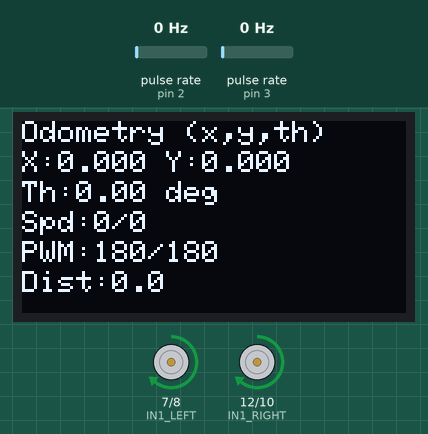
Bench run of a sketch on a simulated Arduino Uno, built with avr-gcc and run on an emulated ATmega328P. Parts: 128×64 one-colour display, motor-driver pin pairs drawn as motors (green arrow = first pin HIGH = forward, orange = second pin HIGH = backward, longer = more drive, scaled by the enable pin). Wiring (inferred from the names in the program): 2 × pulse sensor: data pin 2 / data pin 3. Inputs (shaded band) come from the test bench; at power-on: pulse rate (sensors on pin 2, pin 3) 0 Hz.

Above: at 1.2 s.
1.3 s: pulse rate (sensor on pin 2) set to 2 Hz
At 1.89 s:
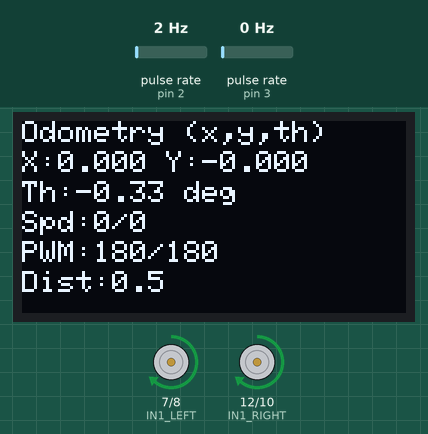
3.6 s: pulse rate (sensor on pin 3) set to 4 Hz
At 3.91 s:
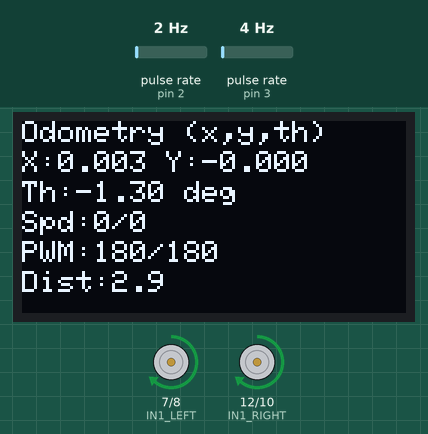
5.2 s: pulse rate (sensor on pin 2) set to 4 Hz
At 5.89 s:
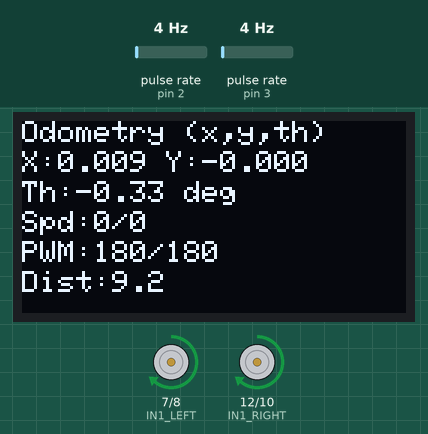
6.9 s: pulse rate (sensor on pin 3) set to 50 Hz
8.6 s: pulse rate (sensor on pin 2) set to 50 Hz
At 9.6 s:
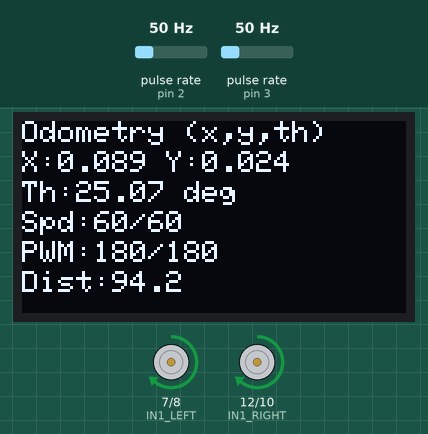
10.3 s: pulse rate (sensor on pin 3) set to 100 Hz
At 23.5 s:
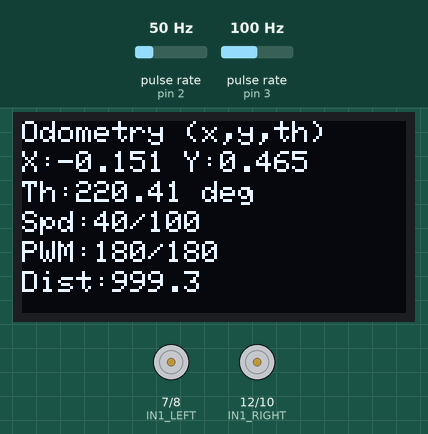
Timing chart, 0 to 23.8 s (numbered marks = the images above; inputs shaded):
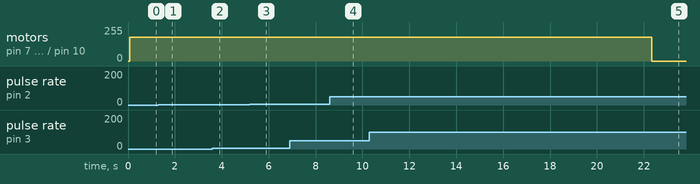

Measured:
- the behaviour switches between 0 and 1 Hz on pulse rate (sensor on pin 2) (found by bisection; images 0 and 1)
- after the input at 1.3 s, the display: first changes after 0.32 s (image 1 shows a later state)
- after the input at 10.3 s, motor on pin 7 (IN1_LEFT) / pin 8 (IN2_LEFT), motor on pin 12 (IN1_RIGHT) / pin 10 (IN2_RIGHT): forward 180/255 → stopped after 12.0 s
- what the display in image 1 shows lasts 0.4 s, from 1.7 s to 2.1 s

The sketch:

11_Car-3_Robot_Odometry_V1.ino
```cpp
#include <Wire.h>
#include <Adafruit_GFX.h>
#include <Adafruit_SSD1306.h>
#include <math.h>

// ================= MOTOR PINS =================
// Left motor
#define ENCA_LEFT  2
#define PWM_LEFT   6
#define IN1_LEFT   7
#define IN2_LEFT   8

// Right motor
#define ENCA_RIGHT 3
#define PWM_RIGHT  11
#define IN1_RIGHT  12
#define IN2_RIGHT  10

// ================= OLED =================
#define SCREEN_WIDTH 128
#define SCREEN_HEIGHT 64
Adafruit_SSD1306 display(SCREEN_WIDTH, SCREEN_HEIGHT, &Wire, -1);

// ================= ENCODERS =================
volatile long leftTicks = 0;
volatile long rightTicks = 0;

void ISR_left()  { leftTicks++; }
void ISR_right() { rightTicks++; }

// ================= ROBOT CONSTANTS =================
const float MM_PER_TICK = 0.966;     // calibrated
const float WHEELBASE_MM = 170.0;    // given
const float TARGET_DISTANCE_MM = 1000.0;

// ================= SPEED PI =================
const unsigned long PID_INTERVAL_MS = 50;

// Speeds in ticks/sec
const float CRUISE_SPEED = 320.0;
const float SLOW_SPEED   = 160.0;
const float SLOW_ZONE_MM = 60.0;

// PI gains
const float KP = 0.8;
const float KI = 0.25;

// Speed synchronisation gain
const float K_SYNC = 0.35; // trial & error

// PWM limits
const int PWM_MIN = 80;
const int PWM_MAX = 180;

// ================= STATE =================
// Speed control
float measSpeedL = 0, measSpeedR = 0;
float targetSpeedL = 0, targetSpeedR = 0;
float intL = 0, intR = 0;
int pwmL = 100, pwmR = 100;

// Encoder bookkeeping
long lastTicksL = 0, lastTicksR = 0;
unsigned long lastPIDTime = 0;

// ================= ODOMETRY STATE =================
float x_mm = 0.0;
float y_mm = 0.0;
float theta = 0.0;   // radians

// ================= HELPERS =================
void setMotor(int pwmPin, int in1, int in2, int pwm) {
  pwm = constrain(pwm, 0, 255);
  digitalWrite(in1, HIGH);
  digitalWrite(in2, LOW);
  analogWrite(pwmPin, pwm);
}

void brakeMotors() {
  digitalWrite(IN1_LEFT, HIGH);
  digitalWrite(IN2_LEFT, HIGH);
  digitalWrite(IN1_RIGHT, HIGH);
  digitalWrite(IN2_RIGHT, HIGH);
  analogWrite(PWM_LEFT, 0);
  analogWrite(PWM_RIGHT, 0);
}

void coastMotors() {
  digitalWrite(IN1_LEFT, LOW);
  digitalWrite(IN2_LEFT, LOW);
  digitalWrite(IN1_RIGHT, LOW);
  digitalWrite(IN2_RIGHT, LOW);
  analogWrite(PWM_LEFT, 0);
  analogWrite(PWM_RIGHT, 0);
}

// ================= SETUP =================
void setup() {
  Serial.begin(9600);

  pinMode(IN1_LEFT, OUTPUT);
  pinMode(IN2_LEFT, OUTPUT);
  pinMode(PWM_LEFT, OUTPUT);

  pinMode(IN1_RIGHT, OUTPUT);
  pinMode(IN2_RIGHT, OUTPUT);
  pinMode(PWM_RIGHT, OUTPUT);

  pinMode(ENCA_LEFT, INPUT_PULLUP);
  pinMode(ENCA_RIGHT, INPUT_PULLUP);

  attachInterrupt(digitalPinToInterrupt(ENCA_LEFT), ISR_left, RISING);
  attachInterrupt(digitalPinToInterrupt(ENCA_RIGHT), ISR_right, RISING);

  display.begin(SSD1306_SWITCHCAPVCC, 0x3C);
  display.clearDisplay();
  display.setTextSize(1);
  display.setTextColor(SSD1306_WHITE);

  leftTicks = rightTicks = 0;
  lastPIDTime = millis();
}

// ================= LOOP =================
void loop() {

  unsigned long now = millis();
  if (now - lastPIDTime < PID_INTERVAL_MS) return;

  float dt = (now - lastPIDTime) / 1000.0;
  lastPIDTime = now;

  long lTicks, rTicks;
  noInterrupts();
  lTicks = leftTicks;
  rTicks = rightTicks;
  interrupts();

  long dL_ticks = lTicks - lastTicksL;
  long dR_ticks = rTicks - lastTicksR;
  lastTicksL = lTicks;
  lastTicksR = rTicks;

  // ================= SPEED MEASUREMENT =================
  measSpeedL = dL_ticks / dt;
  measSpeedR = dR_ticks / dt;

  // ================= ODOMETRY =================
  float dSL = dL_ticks * MM_PER_TICK;
  float dSR = dR_ticks * MM_PER_TICK;

  float dS  = (dSL + dSR) * 0.5;
  float dTh = (dSR - dSL) / WHEELBASE_MM;

  x_mm += dS * cos(theta + dTh * 0.5);
  y_mm += dS * sin(theta + dTh * 0.5);
  theta += dTh;

  // ================= DISTANCE =================
  float distMM = (lTicks + rTicks) * 0.5 * MM_PER_TICK;
  float remainingMM = TARGET_DISTANCE_MM - distMM;

  if (remainingMM <= 0) {
    brakeMotors();
    delay(150);
    coastMotors();
    while (1);
  }

  // ================= TARGET SPEED =================
  float baseSpeed = (remainingMM < SLOW_ZONE_MM) ? SLOW_SPEED : CRUISE_SPEED;

  // ================= SPEED SYNC =================
  float speedDiff = measSpeedL - measSpeedR;
  targetSpeedL = baseSpeed - K_SYNC * speedDiff;
  targetSpeedR = baseSpeed + K_SYNC * speedDiff;

  // ================= PI CONTROL =================
  float errL = targetSpeedL - measSpeedL;
  float errR = targetSpeedR - measSpeedR;

  intL += errL * dt;
  intR += errR * dt;

  pwmL += KP * errL + KI * intL;
  pwmR += KP * errR + KI * intR;

  pwmL = constrain(pwmL, PWM_MIN, PWM_MAX);
  pwmR = constrain(pwmR, PWM_MIN, PWM_MAX);

  setMotor(PWM_LEFT, IN1_LEFT, IN2_LEFT, pwmL);
  setMotor(PWM_RIGHT, IN1_RIGHT, IN2_RIGHT, pwmR);

  // ================= OLED =================
  display.clearDisplay();

  display.setCursor(0,0);
  display.println("Odometry (x,y,th)");

  display.setCursor(0,10);
  display.print("X:");
  display.print(x_mm/1000.0, 3);
  display.print(" Y:");
  display.print(y_mm/1000.0, 3);

  display.setCursor(0,20);
  display.print("Th:");
  display.print(theta * 180.0 / PI, 2);
  display.println(" deg");

  display.setCursor(0,30);
  display.print("Spd:");
  display.print(measSpeedL,0);
  display.print("/");
  display.print(measSpeedR,0);

  display.setCursor(0,40);
  display.print("PWM:");
  display.print(pwmL);
  display.print("/");
  display.println(pwmR);

  display.setCursor(0,50);
  display.print("Dist:");
  display.print(distMM,1);

  display.display();
}
```
